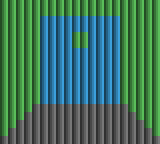

A level layout from a 2D game, rendered from its tile map. Below: a short description, then the map file with its tile-grid data intact:
An orthogonal 20x18 tile map with 8x8 px tiles, 2 tile layers (map, palette), 2 tilesets.

<map version="1.10" tiledversion="1.10.2" orientation="orthogonal" renderorder="right-down" width="20" height="18" tilewidth="8" tileheight="8" infinite="0" nextlayerid="3" nextobjectid="1">
 <tileset firstgid="1" name="tiles" tilewidth="8" tileheight="8" tilecount="768" columns="16">
  <image source="room_start.png" width="128" height="384" />
 </tileset>
 <tileset firstgid="769" name="palettes" tilewidth="8" tileheight="8" tilecount="8" columns="8">
  <image source="../palettes.png" width="64" height="8" />
 </tileset>
 <layer id="1" name="map" width="20" height="18">
  <data encoding="csv">
129,137,145,153,315,324,326,328,330,332,334,2147483978,2147483976,2147483974,2147483972,2147483963,2147483833,2147483825,2147483817,2147483809,
130,138,146,154,316,325,327,329,331,333,335,2147483979,2147483977,2147483975,2147483973,2147483964,2147483834,2147483826,2147483818,2147483810,
131,139,147,155,317,336,339,346,346,346,346,346,346,2147483987,2147483984,2147483965,2147483835,2147483827,2147483819,2147483811,
132,140,148,156,318,337,340,341,341,341,341,341,341,2147483988,2147483985,2147483966,2147483836,2147483828,2147483820,2147483812,
133,141,149,157,319,338,341,341,341,762,762,341,341,341,2147483986,2147483967,2147483837,2147483829,2147483821,2147483813,
134,142,150,158,320,338,341,341,341,762,762,341,341,341,2147483986,2147483968,2147483838,2147483830,2147483822,2147483814,
135,143,151,159,321,338,356,359,341,341,341,341,341,341,2147483986,2147483969,2147483839,2147483831,2147483823,2147483815,
136,144,152,160,322,338,357,360,348,352,2147484000,2147483996,2147483989,2147483989,2147483986,2147483970,2147483840,2147483832,2147483824,2147483816,
285,294,302,309,323,338,358,341,349,353,2147484001,2147483997,2147483989,2147483989,2147483986,2147483971,2147483957,2147483950,2147483942,2147483933,
286,295,303,310,323,338,341,341,350,354,2147484002,2147483998,2147483989,2147483989,2147483986,2147483971,2147483958,2147483951,2147483943,2147483934,
287,296,304,311,323,338,341,341,351,355,2147484003,2147483999,2147483989,2147483989,2147483986,2147483971,2147483959,2147483952,2147483944,2147483935,
288,297,305,312,323,342,344,341,341,341,2147483989,2147483989,2147483989,2147483992,2147483990,2147483971,2147483960,2147483953,2147483945,2147483936,
289,298,306,313,323,343,345,347,347,347,2147483995,2147483995,2147483995,2147483993,2147483991,2147483971,2147483961,2147483954,2147483946,2147483937,
290,299,307,314,267,272,277,281,282,284,2147483932,2147483930,2147483929,2147483925,2147483920,2147483915,2147483962,2147483955,2147483947,2147483938,
291,300,308,263,268,273,278,282,284,284,2147483932,2147483932,2147483930,2147483926,2147483921,2147483916,2147483911,2147483956,2147483948,2147483939,
292,301,260,264,269,274,279,283,284,284,2147483932,2147483932,2147483931,2147483927,2147483922,2147483917,2147483912,2147483908,2147483949,2147483940,
293,258,261,265,270,275,280,284,284,284,2147483932,2147483932,2147483932,2147483928,2147483923,2147483918,2147483913,2147483909,2147483906,2147483941,
257,259,262,266,271,276,284,284,2147483919,2147483918,270,271,2147483932,2147483932,2147483924,2147483919,2147483914,2147483910,2147483907,2147483905
  </data>
 </layer>
 <layer id="2" name="palette" width="20" height="18">
  <data encoding="csv">
771,771,771,771,771,771,771,771,771,771,771,771,771,771,771,771,771,771,771,771,
771,771,771,771,771,771,771,771,771,771,771,771,771,771,771,771,771,771,771,771,
771,771,771,771,771,770,770,770,770,770,770,770,770,770,770,771,771,771,771,771,
771,771,771,771,771,770,770,770,770,770,770,770,770,770,770,771,771,771,771,771,
771,771,771,771,771,770,770,770,770,771,771,770,770,770,770,771,771,771,771,771,
771,771,771,771,771,770,770,770,770,771,771,770,770,770,770,771,771,771,771,771,
771,771,771,771,771,770,770,770,770,770,770,770,770,770,770,771,771,771,771,771,
771,771,771,771,771,770,770,770,770,770,770,770,770,770,770,771,771,771,771,771,
771,771,771,771,771,770,770,770,770,770,770,770,770,770,770,771,771,771,771,771,
771,771,771,771,771,770,770,770,770,770,770,770,770,770,770,771,771,771,771,771,
771,771,771,771,771,770,770,770,770,770,770,770,770,770,770,771,771,771,771,771,
771,771,771,771,771,770,770,770,770,770,770,770,770,770,770,771,771,771,771,771,
771,771,771,771,771,770,770,770,770,770,770,770,770,770,770,771,771,771,771,771,
771,771,771,771,775,775,775,775,775,775,775,775,775,775,775,775,771,771,771,771,
771,771,771,775,775,775,775,775,775,775,775,775,775,775,775,775,775,771,771,771,
771,771,775,775,775,775,775,775,775,775,775,775,775,775,775,775,775,775,771,771,
771,775,775,775,775,775,775,775,775,775,775,775,775,775,775,775,775,775,775,771,
775,775,775,775,775,775,775,775,775,775,775,775,775,775,775,775,775,775,775,775
  </data>
 </layer>
</map>
